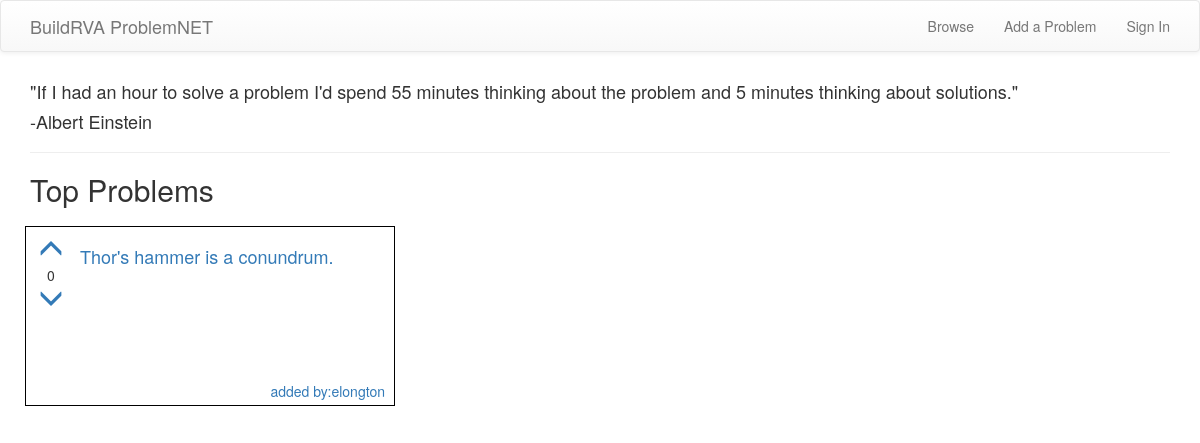
Before: / with the older database file.
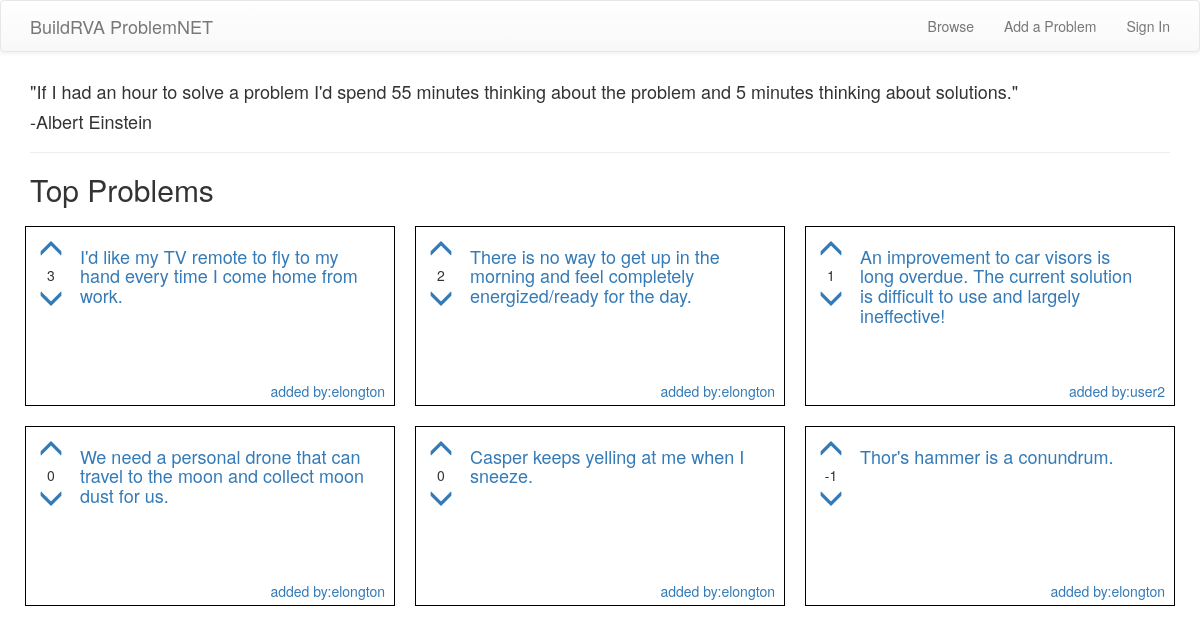
After: the same page with the newer database file.
### problems/models.py (models this page shows, shortened)
class Problem(models.Model):
    author = models.ForeignKey(User)
    text = models.TextField()
    create_date = models.DateTimeField(default=timezone.now)
    published_date = models.DateTimeField(blank=True, null=True)
    upvotes = models.ManyToManyField(User, related_name='upvotes')
    downvotes = models.ManyToManyField(User, related_name='downvotes')
    def total_votes(self):
        return self.upvotes.count() - self.downvotes.count()

### problems/views.py (the view)
# urls.py: url(r'^$', views.index_topsix, name='home'),
def index_topsix(request):
    problems = models.Problem.objects.all()
    x = []
    for problem in problems:
        x.append((problem, problem.total_votes()))
    x = sorted(x, key=itemgetter(1), reverse=True)
    if len(x) >=6:
        x = x[:6]
    else:
        pass
    problems=x
    return render(request,'sitewide/index.html',{'problems':problems})

### templates/sitewide/index.html
{% extends "sitewide/base.html" %}
{% block content %}
  <h4>"If I had an hour to solve a problem I'd spend 55 minutes thinking about the problem and 5 minutes thinking about solutions."</h4>
  <h4>-Albert Einstein</h4>
  <hr>
  <h2>Top Problems</h2>
  <div class="row">
  {% for problem in problems %}
    <div class="col-lg-4 col-md-4 col-sm-6 box index_problemdiv">
        <div class="index_problemborder">
          <div class="list_upvotediv">
            <a {% if user.is_authenticated %} href="" {% else %} href="" {% endif %}>
              <div class="sub_upvotediv">
                <span class="glyphicon glyphicon-menu-up ticker"></span>
              </div>
            </a>
            <div class="sub_upvotediv">
              <span>{{problem.0.total_votes}}</span>
            </div>
            <a {% if user.is_authenticated %} href="" {% else %} href="" {% endif %}>
              <div class="sub_upvotediv">
                <span class="glyphicon glyphicon-menu-down ticker"></span>
              </div>
            </a>
          </div>
          <a href="{% url 'problems:problem_detail' pk=problem.0.pk %}">
            <div class="index_problemdescription">
              <h4>{{problem.0.text}}</h4>
              <div class="index_problemauthor">
                added by:{{problem.0.author}}
              </div>
            </div>
          </a>
        </div>
    </div>
  {% endfor %}
  </div>
{% endblock %}

### templates/sitewide/base.html (shortened to what this page needs)
<!DOCTYPE html>
{% load staticfiles %}
<html>
  <head>
  <link rel="stylesheet" href="https://maxcdn.bootstrapcdn.com/bootstrap/3.3.7/css/bootstrap.min.css">
  <link rel="stylesheet" href="https://maxcdn.bootstrapcdn.com/bootstrap/3.3.7/css/bootstrap-theme.min.css">
  <link rel="stylesheet" href="{% static 'css/style.css'%}">
  </head>
  <body>
    <nav class="navbar navbar-default">
      <div class="container">
        <ul class="nav navbar-nav">
          <li><a href="{% url "problems:home" %}" class="navbar-brand bigbrand">BuildRVA ProblemNET</a></li>
        </ul>
        <ul class="nav navbar-nav navbar-right">
          <li>
            <a href="{% url "problems:list" %}">Browse</a>
          </li>
          <li>
            <a href="{% url "problems:create" %}">Add a Problem</a>
          </li>
          {% if user.is_authenticated %}
          <li>
            <a href="{% url "users:logout" %}">Sign Out</a>
          </li>
          {% else %}
          <li>
            <a href="{% url "users:login" %}">Sign In</a>
          </li>
          {% endif %}
        </ul>
      </div>
    </nav>
    <div class="container">
      {% block content %}
      {% endblock %}
    </div>
  </body>
</html>

### problems/static/css/style.css (style rules this page uses)
.box { height: 200px; }
div.list_upvotediv { text-align: center; width: 50px; display: inline-block; }
.ticker { font-size: 25px; }
.sub_upvotediv span { width: 100%; }
div.index_problemdiv { padding: 10px; }
div.index_problemborder { border: 1px solid black; height: 100%; width: 100%; padding: 10px; padding-left: 0px; }
div.index_problemdescription { width: calc(100% - 70px); display: inline-block; vertical-align: top; }
div.index_problemauthor { text-align: right; position: absolute; right: 20px; bottom: 15px; }

Changed rows visible on the page:
added Problem: id "3", text "I'd like my TV remote to fly to my hand every time I come home from work.", author.username "elongton"
added Problem: id "2", text "There is no way to get up in the morning and feel completely energized/ready for the day.", author.username "elongton"
added Problem: id "1", text "An improvement to car visors is long overdue. The current solution is difficult to use and largely ineffective!", author.username "user2"
added Problem: id "0", text "We need a personal drone that can travel to the moon and collect moon dust for us.", author.username "elongton"
added Problem: id "0", text "Casper keeps yelling at me when I sneeze.", author.username "elongton"
computed for Problem "Thor's hammer is a conundrum.": id "0" → "-1"
